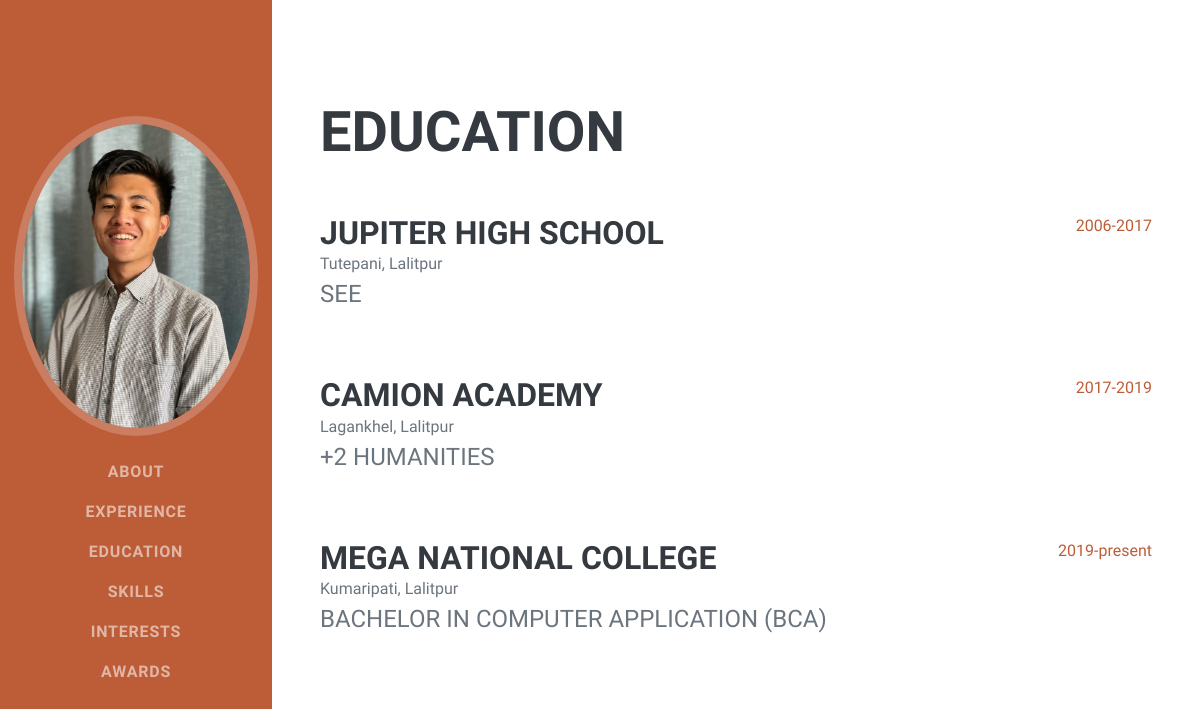
The app's page /education/ with its own data.
### home/models.py (models this page shows, shortened)
class Education(models.Model):
    college_name = models.CharField(max_length=50)
    subject = models.CharField(max_length=50)
    address = models.CharField(max_length=50)
    start_date = models.IntegerField(max_length=5, null = True)
    end_date = models.CharField(max_length=20, null = True)

### home/views.py (the view)
# urls.py: path("education/", education, name="education"),
def education(request):
    context = {
        "educations" : Education.objects.all(),
    }
    return render(request, "education.html", context)

### template/education.html (shortened to what this page needs)
{% extends 'base.html' %}
{% block myblock %}
            <section class="resume-section" id="education">
                <div class="resume-section-content">
                    <h2 class="mb-5">Education</h2>
                    {% for education in educations %}
                    <div class="d-flex flex-column flex-md-row justify-content-between mb-5">
                        <div class="flex-grow-1">
                            <h3 class="mb-0">{{ education.college_name }}</h3>
                            <div>{{ education.address }}</div>
                            <div class="subheading mb-3">{{ education.subject }}</div>
                        </div>
                        <div class="flex-shrink-0"><span class="text-primary">{{ education.start_date }}-</span></div>
                        <div class="flex-shrink-0"><span class="text-primary">{{ education.end_date }}</span></div>
                    </div>
                    {% endfor %}
                </div>
            </section>
{% endblock %}

### template/base.html (shortened to what this page needs)
<!DOCTYPE html>
{% load static %}
<html lang="en">
    <head>
        <link rel="stylesheet" href="https://cdn.jsdelivr.net/npm/bootstrap-icons@1.10.5/font/bootstrap-icons.css">
        <link href="{% static 'css/styles.css' %}" rel="stylesheet" />
    </head>
    <body id="page-top">
        <nav class="navbar navbar-expand-lg navbar-dark bg-primary fixed-top" id="sideNav">
            <a class="navbar-brand js-scroll-trigger" href="#page-top">
                <span class="d-none d-lg-block"><img class="img-fluid img-profile rounded-circle mx-auto mb-2" src="{% static 'img/pp.jpg' %}" alt="..." /></span>
            </a>
            <div class="collapse navbar-collapse" id="navbarResponsive">
                <ul class="navbar-nav">
                    <li class="nav-item"><a class="nav-link js-scroll-trigger" href="{% url 'index' %}">About</a></li>
                    <li class="nav-item"><a class="nav-link js-scroll-trigger" href="{% url 'experience' %}">Experience</a></li>
                    <li class="nav-item"><a class="nav-link js-scroll-trigger" href="{% url 'education' %}">Education</a></li>
                    <li class="nav-item"><a class="nav-link js-scroll-trigger" href="{% url 'skills' %}">Skills</a></li>
                    <li class="nav-item"><a class="nav-link js-scroll-trigger" href="{% url 'interests' %}">Interests</a></li>
                    <li class="nav-item"><a class="nav-link js-scroll-trigger" href="{% url 'awards' %}">Awards</a></li>
                </ul>
            </div>
        </nav>
        <div class="container-fluid p-0">
            {% block myblock %}
            {% endblock %}
        </div>
    </body>
</html>

### records on screen
Education: college_name "JUPITER HIGH SCHOOL", address "Tutepani, Lalitpur", subject "SEE", start_date "2006", end_date "2017"
Education: college_name "CAMION ACADEMY", address "Lagankhel, Lalitpur", subject "+2 HUMANITIES", start_date "2017", end_date "2019"
Education: college_name "MEGA NATIONAL COLLEGE", address "Kumaripati, Lalitpur", subject "BACHELOR IN COMPUTER APPLICATION (BCA)", start_date "2019", end_date "present"
